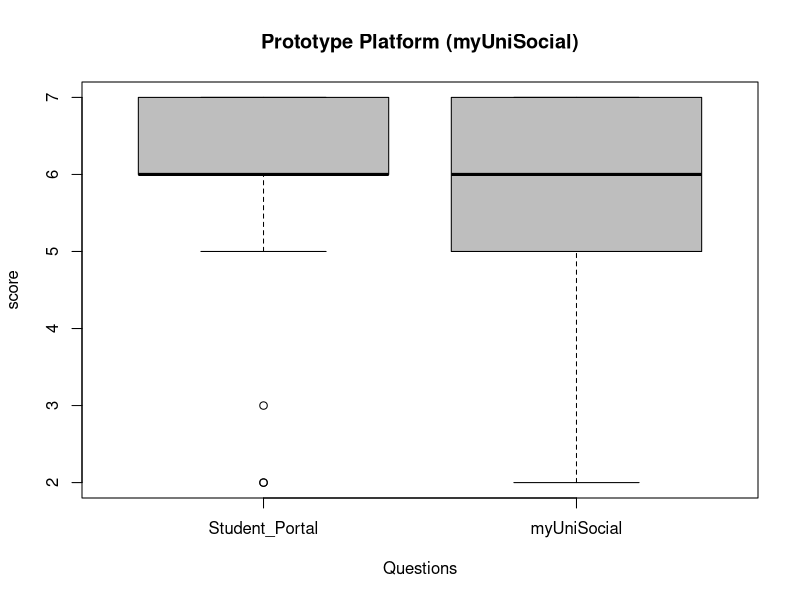

This chart was generated by the following R code:
df <- data.frame(Student_Portal = c(6, 7, 6, 7, 6, 7, 6, 7, 2, 7, 7, 7, 5, 3, 6, 2, 6, 6, 7, 6, 6, 6, 7, 5, 6, 7), 
                 myUniSocial = c(7, 7, 5, 6, 6, 7, 2, 7, 7, 7, 5, 5, 7, 6, 7, 4, 4, 6, 5, 6, 5, 6, 6, 4, 7, 7))

boxplot(df,
        main="Prototype Platform (myUniSocial)",
        xlab="Questions",
        ylab="score",
        col="gray",
        border="black"
        )

